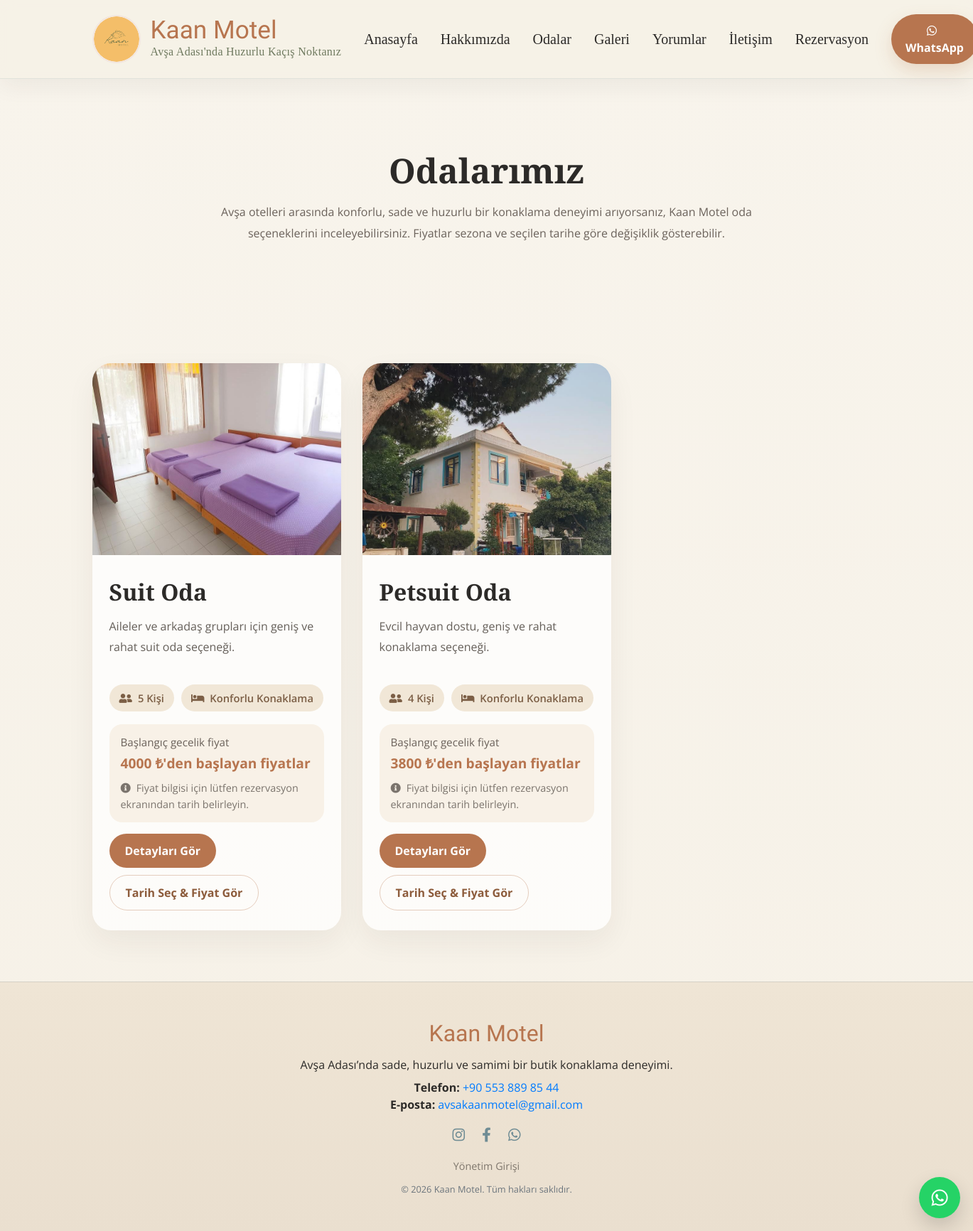
The app's page /odalar with its own data.
### app.py (models this page shows, shortened)
class PriceRule(db.Model):
    id = db.Column(db.Integer, primary_key=True)
    room_type = db.Column(db.String(50), nullable=False)
    start_date = db.Column(db.Date, nullable=False)
    end_date = db.Column(db.Date, nullable=False)
    nightly_price = db.Column(db.Float, nullable=False)
    note = db.Column(db.String(255), nullable=True)

### app.py (the view)
@app.route("/odalar")
def odalar():
    seo = build_seo(
        "Kaan Motel Odalar | Avşa Otel Fiyatları ve Oda Seçenekleri",
        "Avşa otel fiyatları ve oda seçenekleri için Kaan Motel odalarını inceleyin. Standart, suit ve petsuit konaklama alternatifleri burada."
    )
    return render_template(
        "odalar.html",
        title=seo["title"],
        description=seo["description"],
        rooms=load_room_data_from_static()
    )

### app.py (called while the page is built)
def normalize_room_type(room_type_value):
    if not room_type_value:
        return None
    room_type_value = room_type_value.strip().lower()
    aliases = {
        "standart": "standart",
        "suit": "suit",
        "petsuit": "petsuit",
        "pet-dostu": "petsuit",
        "pet_dostu": "petsuit",
    }
    return aliases.get(room_type_value, room_type_value)

def build_seo(title, description):
    return {"title": title, "description": description}

def get_default_price(room_type):
    normalized = normalize_room_type(room_type)
    return float(ROOM_DEFINITIONS.get(normalized, {}).get("default_price", 0))

def get_lowest_price(room_type):
    normalized = normalize_room_type(room_type)
    default_price = get_default_price(normalized)
    min_rule = PriceRule.query.filter(
        PriceRule.room_type == normalized
    ).order_by(PriceRule.nightly_price.asc()).first()
    if min_rule:
        return min(float(min_rule.nightly_price), default_price)
    return default_price

@app.context_processor
def inject_globals():
    return {
        "contact_info": CONTACT_INFO,
        "current_year": datetime.now().year,
        "manager_logged_in": session.get("manager_logged_in", False)
    }

### templates/odalar.html (shortened to what this page needs)
{% extends "base.html" %}
{% block content %}
<section class="rooms-hero">
    <div class="container">
        <h1>Odalarımız</h1>
        <p>
            Avşa otelleri arasında konforlu, sade ve huzurlu bir konaklama deneyimi arıyorsanız,
            Kaan Motel oda seçeneklerini inceleyebilirsiniz. Fiyatlar sezona ve seçilen tarihe göre değişiklik gösterebilir.
        </p>
    </div>
</section>
<section class="pb-5">
    <div class="container">
        {% if rooms %}
        <div class="row">
            {% for room in rooms %}
            <div class="col-lg-4 col-md-6 mb-4">
                <div class="room-card">
                    <div class="room-image-wrap">
                        <img src="{{ room.main_image }}" alt="{{ room.name }}">
                    </div>
                    <div class="room-body">
                        <div class="room-title">{{ room.name }}</div>
                        <p class="room-desc">{{ room.description }}</p>
                        <div class="room-meta">
                            <span><i class="fas fa-user-friends mr-2"></i>{{ room.capacity }} Kişi</span>
                            <span><i class="fas fa-bed mr-2"></i>Konforlu Konaklama</span>
                        </div>
                        <div class="room-price">
                            <div class="room-price-title">Başlangıç gecelik fiyat</div>
                            <strong>
                                {% if room.price_per_night is number %}
                                    {{ "%.0f"|format(room.price_per_night) }} ₺'den başlayan fiyatlar
                                {% else %}
                                    {{ room.price_per_night }}
                                {% endif %}
                            </strong>
                            <div class="room-price-note">
                                <i class="fas fa-info-circle mr-1"></i>
                                Fiyat bilgisi için lütfen rezervasyon ekranından tarih belirleyin.
                            </div>
                        </div>
                        <div class="room-actions d-flex flex-wrap" style="gap:10px;">
                            <a href="{{ url_for('oda_detay', room_id=room.id) }}" class="btn btn-room">
                                Detayları Gör
                            </a>
                            <a href="{{ url_for('index') }}#rezervasyon" class="btn btn-room-outline">
                                Tarih Seç & Fiyat Gör
                            </a>
                        </div>
                    </div>
                </div>
            </div>
            {% endfor %}
        </div>
        {% else %}
        <div class="empty-state">
            <h3 class="mb-3" style="font-family:'Cormorant Garamond', serif; font-size:2rem;">Henüz oda bilgisi bulunamadı</h3>
            <p class="mb-0 text-muted">Statik oda görselleri ve klasörleri kontrol edilmelidir.</p>
        </div>
        {% endif %}
    </div>
</section>
{% endblock %}

### templates/base.html (shortened to what this page needs)
<!DOCTYPE html>
<html lang="tr">
<head>
    <link rel="stylesheet" href="https://stackpath.bootstrapcdn.com/bootstrap/4.5.2/css/bootstrap.min.css">
    <link rel="stylesheet" href="https://cdnjs.cloudflare.com/ajax/libs/font-awesome/5.15.4/css/all.min.css">
</head>
<body>
<nav class="navbar navbar-expand-lg navbar-light boho-navbar sticky-top py-3">
    <div class="container">
        <a class="navbar-brand" href="{{ url_for('index') }}">
            <div class="navbar-brand-wrap">
                <img src="{{ url_for('static', filename='kaan_logo.png') }}" alt="Kaan Motel Logo" class="navbar-logo">
                <div>
                    <div class="brand-title">Kaan Motel</div>
                    <div class="brand-subtitle">Avşa Adası'nda Huzurlu Kaçış Noktanız</div>
                </div>
            </div>
        </a>
        <div class="collapse navbar-collapse" id="navbarNav">
            <ul class="navbar-nav ml-auto align-items-lg-center text-center">
                <li class="nav-item"><a class="nav-link" href="{{ url_for('index') }}#anasayfa">Anasayfa</a></li>
                <li class="nav-item"><a class="nav-link" href="{{ url_for('index') }}#hakkimizda">Hakkımızda</a></li>
                <li class="nav-item"><a class="nav-link" href="{{ url_for('odalar') }}">Odalar</a></li>
                <li class="nav-item"><a class="nav-link" href="{{ url_for('galeri') }}">Galeri</a></li>
                <li class="nav-item"><a class="nav-link" href="{{ url_for('index') }}#yorumlar">Yorumlar</a></li>
                <li class="nav-item"><a class="nav-link" href="{{ url_for('index') }}#iletisim">İletişim</a></li>
                <li class="nav-item"><a class="nav-link" href="{{ url_for('index') }}#rezervasyon">Rezervasyon</a></li>
                <li class="nav-item mt-3 mt-lg-0 ml-lg-3">
                    <a href="{{ contact_info.whatsapp_link }}" target="_blank" class="btn btn-whatsapp">
                        <i class="fab fa-whatsapp mr-2"></i>WhatsApp
                    </a>
                </li>
            </ul>
        </div>
    </div>
</nav>
<div class="flash-wrap">
    <div class="container pt-3">
    </div>
</div>
<main class="site-main">
    {% block content %}{% endblock %}
</main>
<footer class="site-footer py-5">
    <div class="container text-center">
        <div class="footer-title mb-2">Kaan Motel</div>
        <p class="mb-2">Avşa Adası’nda sade, huzurlu ve samimi bir butik konaklama deneyimi.</p>
        <p class="mb-2">
            <strong>Telefon:</strong> <a href="tel:{{ contact_info.phone_raw }}">{{ contact_info.phone }}</a><br>
            <strong>E-posta:</strong> <a href="mailto:{{ contact_info.email }}">{{ contact_info.email }}</a>
        </p>
        <div class="footer-social my-3">
            <a href="{{ contact_info.instagram }}" target="_blank"><i class="fab fa-instagram"></i></a>
            <a href="{{ contact_info.facebook }}" target="_blank"><i class="fab fa-facebook-f"></i></a>
            <a href="{{ contact_info.whatsapp_link }}" target="_blank"><i class="fab fa-whatsapp"></i></a>
        </div>
        <div class="mb-2">
            <a class="mini-manager-link" href="{{ url_for('yonetim_login') }}">Yönetim Girişi</a>
        </div>
        <small class="text-muted">&copy; {{ current_year }} Kaan Motel. Tüm hakları saklıdır.</small>
    </div>
</footer>
<a href="{{ contact_info.whatsapp_link }}" target="_blank" class="floating-whatsapp" aria-label="WhatsApp ile iletişim">
    <i class="fab fa-whatsapp"></i>
</a>
</body>
</html>

### templates/base.html (style rules this page uses)
:root { --cream: #f6f1e7; --sand: #e7dcc8; --stone: #b9ab91; --terracotta: #b7754f; --olive: #6f7a5f; --sea: #6f8c94; --ink: #2c2a28; --white: #ffffff; }
html { scroll-behavior: smooth; }
body { font-family: 'Open Sans', sans-serif; background: linear-gradient(180deg, #f8f4ec 0%, #f6f1e7 100%); color: var(--ink); }
.boho-navbar { background: rgba(246, 241, 231, 0.92); backdrop-filter: blur(10px); border-bottom: 1px solid rgba(111, 140, 148, 0.15); box-shadow: 0 10px 30px rgba(44, 42, 40, 0.06); }
.navbar-brand-wrap { display: flex; align-items: center; gap: 14px; }
.navbar-logo { width: 68px; height: 68px; object-fit: cover; border-radius: 50%; border: 2px solid rgba(183, 117, 79, 0.18); background: #fff; }
.brand-title { font-family: 'Dancing Script', cursive; font-size: 2.2rem; line-height: 1; color: var(--terracotta); }
.brand-subtitle { font-family: 'Cormorant Garamond', serif; font-size: 1rem; color: var(--olive); letter-spacing: 0.3px; }
.navbar-nav .nav-link { font-family: 'Cormorant Garamond', serif; font-size: 1.25rem; color: var(--ink) !important; margin: 0 8px; position: relative; }
.navbar-nav .nav-link::after { content: ""; position: absolute; left: 8px; right: 8px; bottom: 4px; height: 1px; background: var(--terracotta); transform: scaleX(0); transition: transform 0.2s ease; }
.btn-whatsapp { background: var(--terracotta); border: none; color: #fff !important; border-radius: 999px; padding: 11px 20px; font-weight: 700; box-shadow: 0 10px 24px rgba(183, 117, 79, 0.22); }
.site-main section { padding: 84px 0; }
.flash-wrap { position: sticky; top: 84px; z-index: 1030; }
.site-footer { background: linear-gradient(180deg, #efe5d5 0%, #eadfcf 100%); border-top: 1px solid rgba(111, 140, 148, 0.18); }
.footer-title { font-family: 'Dancing Script', cursive; font-size: 2rem; color: var(--terracotta); }
.footer-social a { color: var(--sea); font-size: 1.25rem; margin: 0 10px; }
.floating-whatsapp { position: fixed; right: 18px; bottom: 18px; z-index: 9999; background: #25D366; color: #fff; width: 58px; height: 58px; border-radius: 50%; display: flex; align-items: center; justify-content: center; font-size: 1.65rem; box-shadow: 0 12px 28px rgba(0,0,0,0.16); }
.mini-manager-link { font-size: 0.9rem; color: #7f776d; }

### templates/odalar.html (style rules this page uses)
.rooms-hero { padding: 70px 0 30px 0; text-align: center; }
.rooms-hero h1 { font-family: 'Cormorant Garamond', serif; font-size: 3rem; font-weight: 700; margin-bottom: 14px; }
.rooms-hero p { max-width: 780px; margin: 0 auto; color: #6b625b; line-height: 1.9; }
.room-card { background: rgba(255,255,255,0.76); border-radius: 26px; box-shadow: 0 16px 40px rgba(44,42,40,0.06); overflow: hidden; height: 100%; transition: transform 0.25s ease, box-shadow 0.25s ease; }
.room-image-wrap { overflow: hidden; height: 270px; }
.room-image-wrap img { width: 100%; height: 100%; object-fit: cover; transition: transform 0.4s ease; }
.room-body { padding: 28px 24px; }
.room-title { font-family: 'Cormorant Garamond', serif; font-size: 2rem; font-weight: 700; margin-bottom: 10px; }
.room-desc { color: #655f59; line-height: 1.8; min-height: 78px; }
.room-meta { display: flex; flex-wrap: wrap; gap: 10px; margin: 18px 0; }
.room-meta span { background: #f1e7d7; color: #7c5f46; padding: 8px 14px; border-radius: 999px; font-size: 0.92rem; font-weight: 600; }
.room-price { margin-bottom: 16px; padding: 14px 16px; background: #f8f1e7; border-radius: 18px; }
.room-price-title { font-size: 0.95rem; color: #6b625b; margin-bottom: 4px; }
.room-price strong { color: #b7754f; font-size: 1.2rem; display: block; }
.room-price-note { margin-top: 8px; font-size: 0.9rem; color: #7b746d; line-height: 1.6; }
.room-actions .btn { border-radius: 999px; padding: 12px 22px; font-weight: 700; }
.btn-room { background: #b7754f; color: #fff; border: none; }
.btn-room-outline { border: 1px solid rgba(183,117,79,0.35); color: #8d5c3c; background: transparent; }

### records on screen
PriceRule: shows a picture, name "Suit Oda", description "Aileler ve arkadaş grupları için geniş ve rahat suit oda seçeneği.", capacity "5", price_per_night "4000"

### other values on screen
{{ room.name }} "Petsuit Oda"
{{ room.description }} "Evcil hayvan dostu, geniş ve rahat konaklama seçeneği."
{{ room.capacity }} "4"
{{ "%.0f"|format(room.price_per_night) }} "3800"
{{ contact_info.phone }} "+90 553 889 85 44"
{{ contact_info.email }} "avsakaanmotel@gmail.com"
